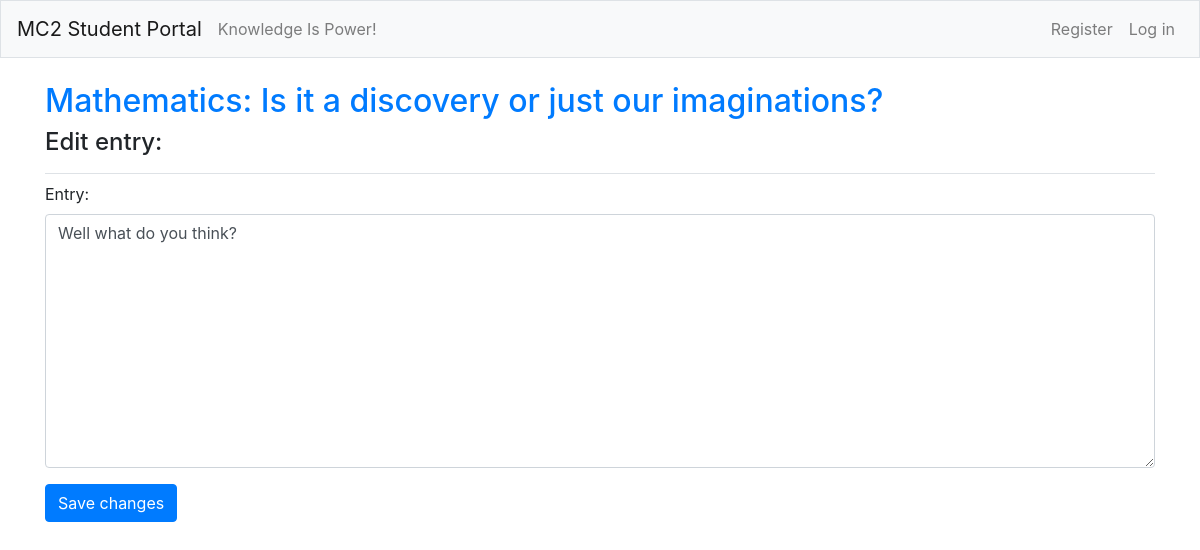
Screenshot of /edit_entry/1/ (signed in) with the database file from the repository.
### student_portals/models.py (models this page shows, shortened)
class Topic(models.Model):
	text = models.CharField(max_length=200) # Set the number maximum of words to 200
	date_added = models.DateTimeField(auto_now_add=True)
	owner = models.ForeignKey(Student, on_delete=models.CASCADE)
	def __str__(self):
	 	return self.text

class Entry(models.Model):
	topic = models.ForeignKey(Topic, on_delete=models.CASCADE)
	text = models.TextField() # Has no limit to the number of words
	date_added = models.DateTimeField(auto_now_add=True)
	class Meta:
		verbose_name_plural = 'entries'

### student_portals/views.py (the view)
# urls.py: path('edit_entry/<int:entry_id>/', views.edit_entry, name='edit_entry'),
@login_required
def edit_entry(request, entry_id):
	entry = Entry.objects.get(id=entry_id)
	topic = entry.topic
	check_topic_owner(topic, request)
	if request.method != 'POST':
		form = EntryForm(instance=entry)
	else:
		form = EntryForm(instance=entry, data=request.POST)
		if form.is_valid():
			form.save()
			return redirect('student_portals:topic', topic_id=topic.id)
	context = {'entry': entry, 'topic': topic, 'form': form}
	return render(request, 'student_portals/edit_entry.html', context)

### student_portals/forms.py
class EntryForm(forms.ModelForm):
	class Meta:
		model = Entry
		fields = ['text']
		labels = {'text': 'Entry:'}
		widgets = {'text': forms.Textarea(attrs={'cols': 80})}

### student_portals/views.py (called while the page is built)
def check_topic_owner(topic, request):
	if topic.owner != request.user:
		raise Http404

### student_portals/templates/student_portals/edit_entry.html (shortened to what this page needs)
{% extends "student_portals/base.html" %}
{% load bootstrap4 %}
{% block page_header %}
    <h2><a href="{% url 'student_portals:topic' topic.id %}">{{ topic }}</a></h2>
  <h4>Edit entry:</h4>
{% endblock page_header %}
{% block content %}
  <form action="{% url 'student_portals:edit_entry' entry.id %}" method="post">
  	{% bootstrap_form form %}
  	{% buttons %}
  	<button name="submit" class="btn btn-primary">Save changes</button>
  	{% endbuttons %}
  </form>
{% endblock content %}

### rows the page displays
Topic: text "Mathematics: Is it a discovery or just our imaginations?"
Entry: text "Well what do you think?"
